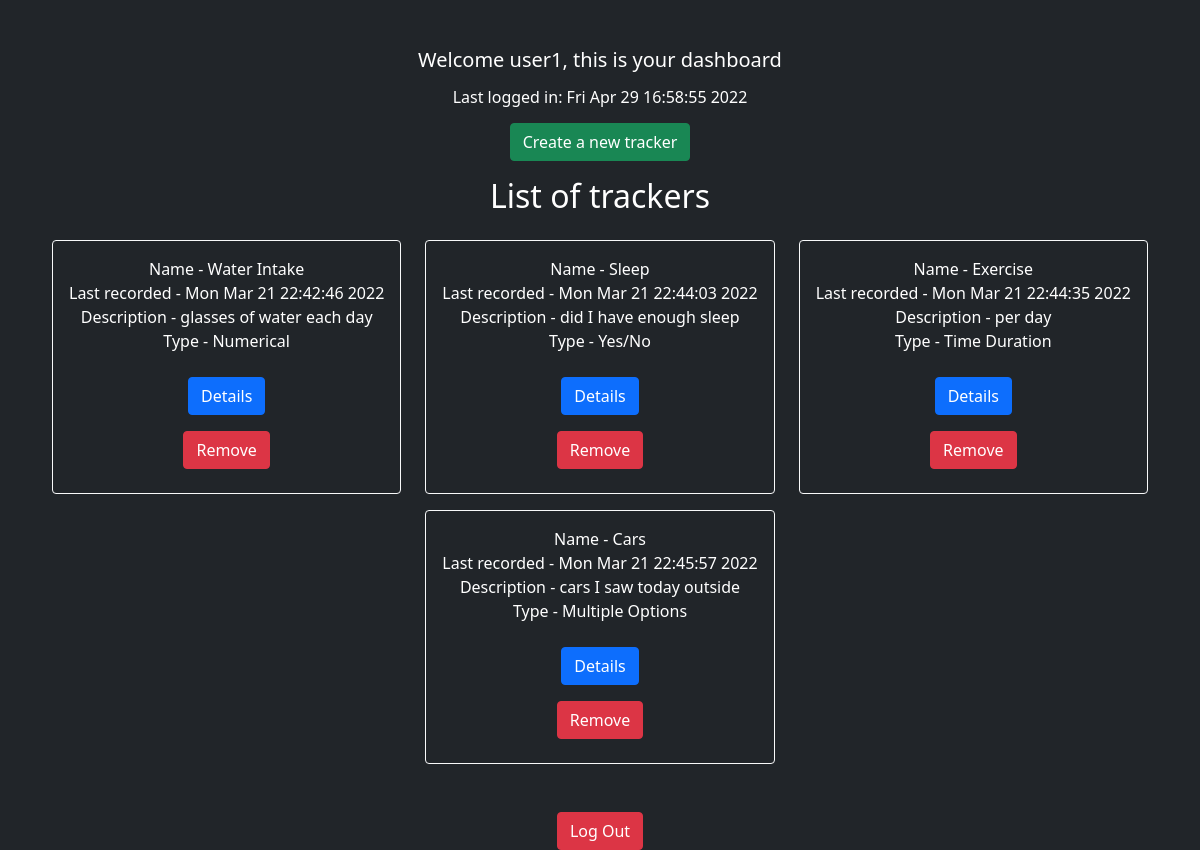
The app's page /dashboard/user1 (signed in), older data.
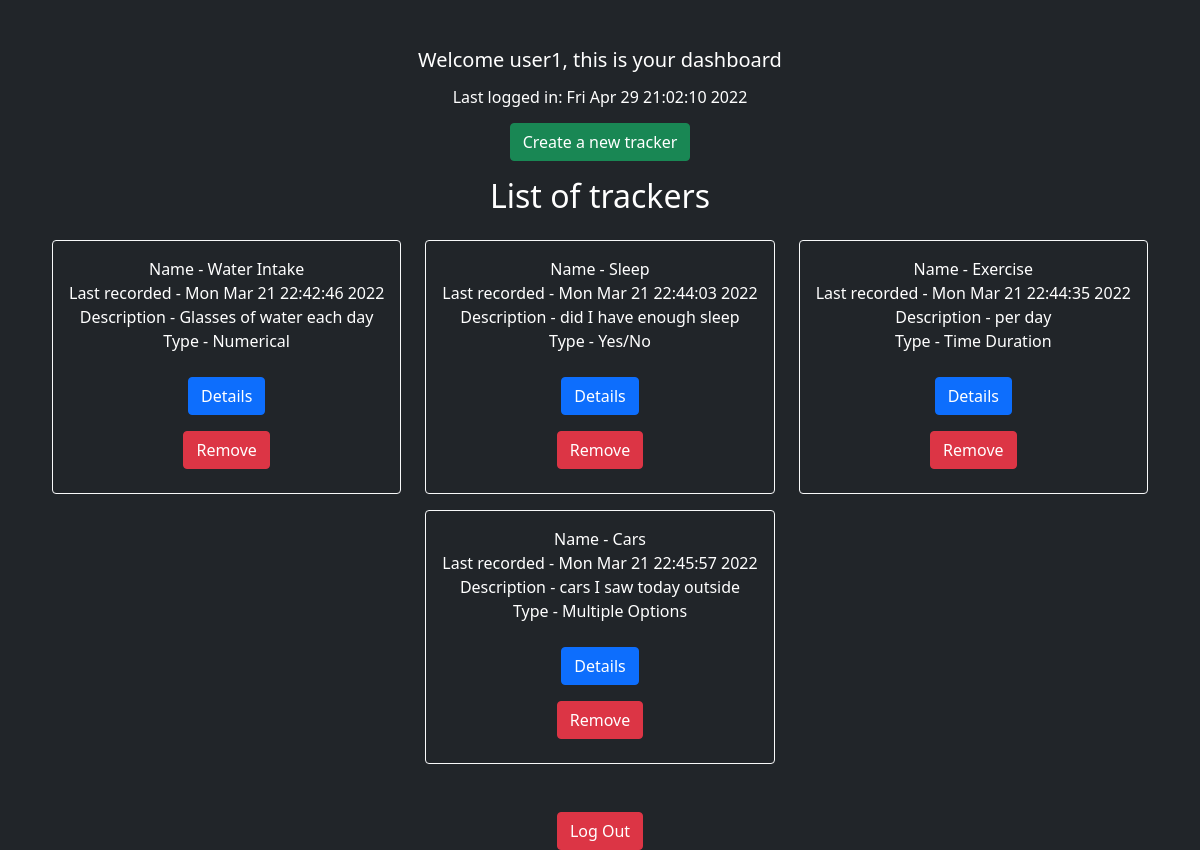
The same page, newer data.
### application/models.py (models this page shows, shortened)
class User(db.Model):
    user_id = db.Column(db.Integer, primary_key=True)
    user_name = db.Column(db.String(80), unique=True, nullable=False)
    password = db.Column(db.String(120), nullable=False)
    last_login_time = db.Column(db.String(100),nullable=False)
    trackers = db.relationship('Tracker', backref='user', lazy=True)

class Tracker(db.Model):
    tracker_id = db.Column(db.Integer, primary_key=True)
    tracker_name = db.Column(db.String(80), nullable=False)
    tracker_description = db.Column(db.String(120), nullable=False)
    tracker_type = db.Column(db.String(50),nullable=False)
    user_defined_options = db.Column(db.String(200))
    tracker_log_time = db.Column(db.String(120), nullable=False)
    user_id = db.Column(db.Integer, db.ForeignKey('user.user_id'),nullable=False)
    tracker_logs = db.relationship('Trackerlogs', backref='tracker', lazy=True)

### application/dashboard.py (the view)
@app.route("/dashboard/<user_name>")
def dashboard(user_name):
    if "user_name" in session:
        current_user = User.query.filter_by(user_name=user_name).first()
        last_login_time = current_user.last_login_time
        user_id = current_user.user_id
        user_trackers = Tracker.query.filter_by(user_id=user_id).all()
        return render_template("dashboard.html",user_name=user_name,title="Dashboard",last_login_time=last_login_time,usertrackers=user_trackers)
    else:
        return redirect("/")

### templates/dashboard.html
{% extends 'layout.html' %} {% block body %}
<div class="row mt-5 justify-content-center">
    <div class="col-auto h5">
        Welcome {{user_name}}, this is your dashboard
    </div>
</div>
<div class="row mt-2 justify-content-center">
    <div class="col-auto h6">
        Last logged in: {{last_login_time}} <br>
    </div>
</div>
<div class="row mt-2 justify-content-center">
    <div class="col-auto">
        <a class="btn btn-success" href="/tracker/{{user_name}}">Create a new tracker</a>
    </div>
</div>
<div class="row mt-3 justify-content-center">
    <div class="col-auto">
        <h2 class="h2">List of trackers</h2>
    </div>
</div>
<div class="row justify-content-center">
    {% for tracker in usertrackers %}
    <div class="col-auto mr-3 mt-3 d-flex justify-content-center">
        <div class="row justify-content-center text-center">
            <div class="col-auto">
                <div class="p-3 border-light border rounded">
                    Name - {{tracker["tracker_name"]}} <br>
                    Last recorded - {{tracker["tracker_log_time"]}} <br>
                    Description - {{tracker["tracker_description"]}} <br>
                    {% if tracker["tracker_type"] == "numerical_tracker"%}Type - Numerical{% endif %}
                    {% if tracker["tracker_type"] == "boolean_tracker"%}Type - Yes/No{% endif %}
                    {% if tracker["tracker_type"] == "mo_tracker"%}Type - Multiple Options{% endif %}
                    {% if tracker["tracker_type"] == "time_tracker"%}Type - Time Duration{% endif %} <br>
                    <a class="btn btn-primary mt-4 mb-2" href='/trackerdetails/{{tracker["tracker_id"]}}'>Details</a>
                    <br>
                    <a class="btn btn-danger mt-2 mb-2" href='/deletetracker/{{tracker["tracker_id"]}}'>Remove</a> <br>
                </div>
            </div>
        </div>
    </div>
    {% endfor %}
</div>
<div class="row justify-content-center">
    <div class="col-auto">
        <a class="btn btn-danger mt-5" href="/logout//{{user_name}}">Log Out</a>
    </div>
</div>
{% endblock %}

Row changes from the older to the newer data that the page shows:
changed User "user1": last_login_time "Fri Apr 29 16:58:55 2022" → "Fri Apr 29 21:02:10 2022"
changed Tracker "Water Intake": tracker_description "glasses of water each day" → "Glasses of water each day"
